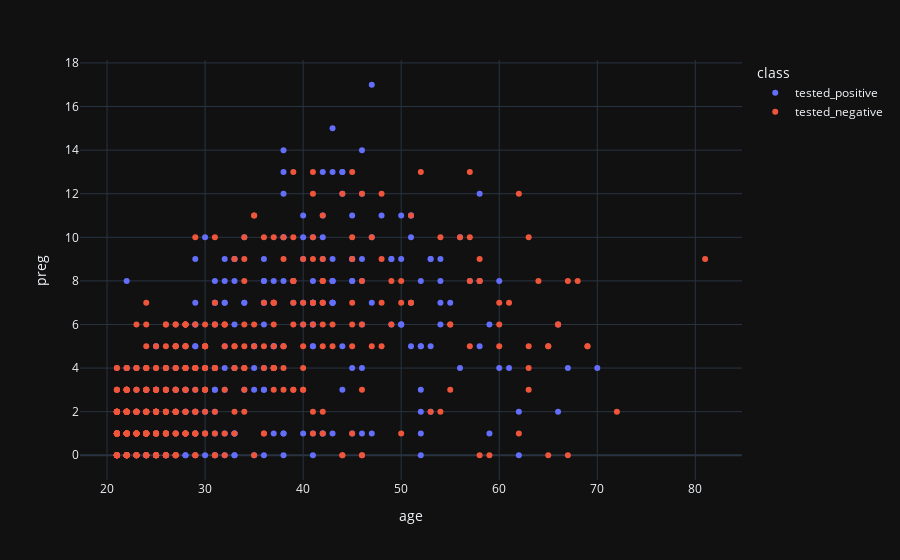

Notebook code cell kept with this figure:
### Code cell
fig = px.scatter(train, x='age', y='preg', color='class')
fig.show()

### Figure 1 — Plotly figure (JSON) as saved in the notebook; plotly's stock layout.template omitted (floating-point values rounded to 4 significant figures; data arrays with more than 128 entries replaced by an {"elided": "..."} marker saying what was removed)
{"data": [{"hoverlabel": {"namelength": 0}, "hovertemplate": "class=tested_positive<br>age=%{x}<br>preg=%{y}", "legendgroup": "tested_positive", "marker": {"color": "#636efa", "symbol": "circle"}, "mode": "markers", "name": "tested_positive", "showlegend": true, "type": "scatter", "x": {"elided": "268 int values"}, "xaxis": "x", "y": {"elided": "268 int values"}, "yaxis": "y"}, {"hoverlabel": {"namelength": 0}, "hovertemplate": "class=tested_negative<br>age=%{x}<br>preg=%{y}", "legendgroup": "tested_negative", "marker": {"color": "#EF553B", "symbol": "circle"}, "mode": "markers", "name": "tested_negative", "showlegend": true, "type": "scatter", "x": {"elided": "500 int values"}, "xaxis": "x", "y": {"elided": "500 int values"}, "yaxis": "y"}], "layout": {"legend": {"title": {"text": "class"}, "tracegroupgap": 0}, "margin": {"t": 60}, "xaxis": {"anchor": "y", "domain": [0, 1], "title": {"text": "age"}}, "yaxis": {"anchor": "x", "domain": [0, 1], "title": {"text": "preg"}}}}
